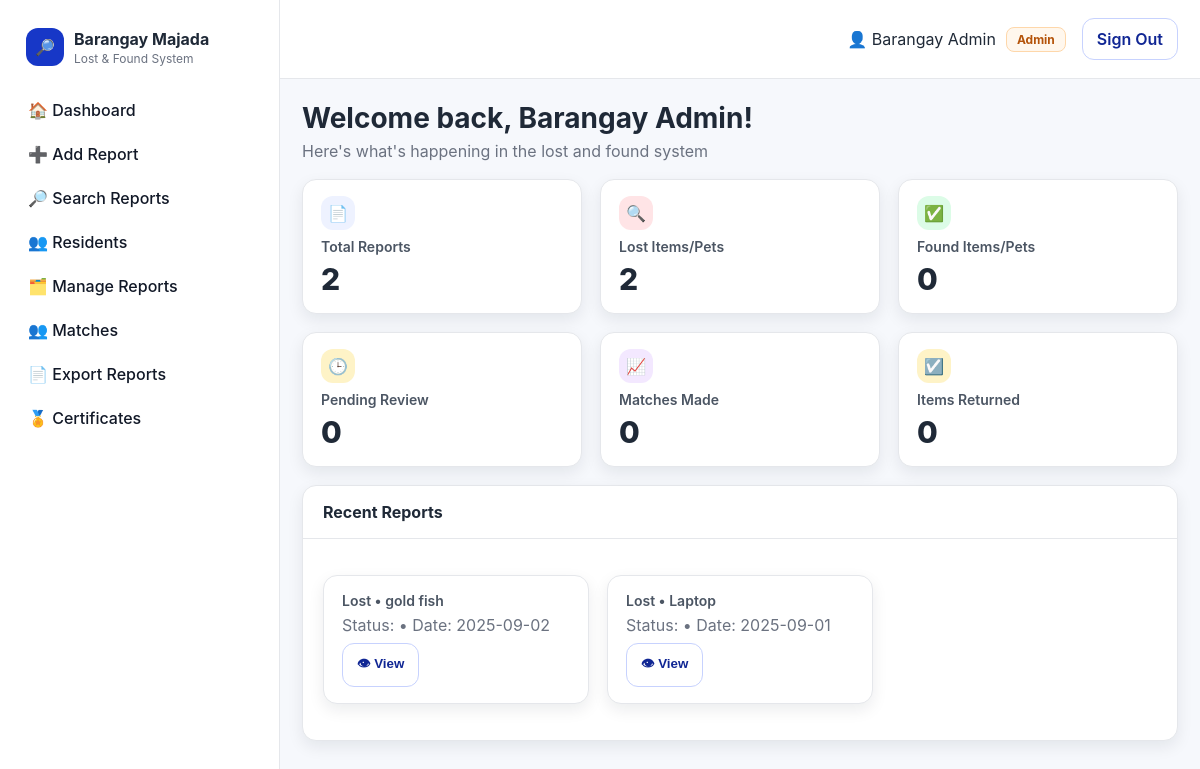
/dashboard.php (signed in), run on the app's committed database.
### tables this page shows
CREATE TABLE `reports` (
  `id` int(11) NOT NULL,
  `user_id` int(11) NOT NULL,
  `type` enum('Lost','Found') NOT NULL,
  `category` enum('Item','Pet','Other') NOT NULL DEFAULT 'Item',
  `title` varchar(255) NOT NULL,
  `description` text DEFAULT NULL,
  `location` varchar(255) DEFAULT NULL,
  `date_lost` date DEFAULT NULL,
  `date_lost_found` date DEFAULT NULL,
  `image_path` varchar(255) DEFAULT NULL,
  `status` enum('Pending','Approved','Returned') DEFAULT 'Pending',
  `created_at` timestamp NOT NULL DEFAULT current_timestamp()
);

### dashboard.php (the view, shortened to what this page needs)
<?php
require_once 'db.php';
$metrics = [
  'total' => $pdo->query("SELECT COUNT(*) FROM reports")->fetchColumn(),
  'lost' => $pdo->query("SELECT COUNT(*) FROM reports WHERE type='Lost'")->fetchColumn(),
  'found' => $pdo->query("SELECT COUNT(*) FROM reports WHERE type='Found'")->fetchColumn(),
  'pending' => $pdo->query("SELECT COUNT(*) FROM reports WHERE status='Pending'")->fetchColumn(),
  'matches' => 0,
  'returned' => $pdo->query("SELECT COUNT(*) FROM reports WHERE status='Returned'")->fetchColumn(),
];
$stmt = $pdo->query("SELECT r.id, r.type, r.category, r.title, r.description, r.location, r.date_lost, r.status, r.image_path, u.username
                     FROM reports r
                     JOIN users u ON r.user_id = u.id
                     ORDER BY r.created_at DESC
                     LIMIT 5");
$recent = $stmt->fetchAll(PDO::FETCH_ASSOC);
?>
<!DOCTYPE html>
<html lang="en">
<head>
  <link href="style.css" rel="stylesheet">
</head>
<body>
  <div class="app">
    <?php include 'sidebar.php'; ?>
    <main class="main">
      <?php include 'topbar.php'; ?>
      <div class="content">
        <h2 class="hi">Welcome back, <?= htmlspecialchars($u) ?>!</h2>
        <p class="subtle">Here's what's happening in the lost and found system</p>
        <div class="grid">
          <div class="card"><div class="icon info">📄</div><h4>Total Reports</h4><div class="metric"><?= $metrics['total'] ?></div></div>
          <div class="card"><div class="icon rose">🔍</div><h4>Lost Items/Pets</h4><div class="metric"><?= $metrics['lost'] ?></div></div>
          <div class="card"><div class="icon mint">✅</div><h4>Found Items/Pets</h4><div class="metric"><?= $metrics['found'] ?></div></div>
          <div class="card"><div class="icon warn">🕒</div><h4>Pending Review</h4><div class="metric"><?= $metrics['pending'] ?></div></div>
          <div class="card"><div class="icon purple">📈</div><h4>Matches Made</h4><div class="metric"><?= $metrics['matches'] ?></div></div>
          <div class="card"><div class="icon warn">☑️</div><h4>Items Returned</h4><div class="metric"><?= $metrics['returned'] ?></div></div>
        </div>
        <div class="section">
          <div class="hd">Recent Reports</div>
          <div class="bd">
            <?php if (empty($recent)): ?>
              <div class="empty">
                <div style="font-size:46px;line-height:1">🗂️</div>
                <div style="margin-top:8px">No recent reports to display</div>
              </div>
            <?php else: ?>
              <div class="grid">
                <?php foreach ($recent as $r): ?>
                  <div class="card">
                    <h4><?= htmlspecialchars($r['type']) ?> • <?= htmlspecialchars($r['title']) ?></h4>
                    <div style="color:var(--muted); margin-bottom:8px;">
                      Status: <?= htmlspecialchars($r['status']) ?> • Date: <?= htmlspecialchars($r['date_lost']) ?>
                    </div>
                    <button class="btn" onclick='openModal(<?= json_encode($r) ?>)'>👁 View</button>
                  </div>
                <?php endforeach; ?>
              </div>
            <?php endif; ?>
          </div>
        </div>
      </div>
    </main>
  </div>
</body>
</html>

### style.css (style rules this page uses)
:root { --brand:#1737C7; --brand-ink:#102694; --ink:#1f2937; --muted:#6b7280; --surface:#f3f4f6; --card:#ffffff; --ring:#e5e7eb; --success:#22c55e; --warning:#f59e0b; --info:#6366f1; --accent:#a855f7; --shadow:0 6px 16px rgba(16,24,40,.08); --radius:14px; }
* { box-sizing:border-box }
html,body { height:100% }
body { margin:0;background:#f8fafc;color:var(--ink); font-family: Inter,system-ui,-apple-system,Segoe UI,Roboto,Arial,sans-serif; }
.app { display:grid;grid-template-columns:280px 1fr;min-height:100vh; }
.main { background:#f6f8fc; min-height:100vh; }
.btn { padding:10px 14px;border-radius:12px;border:1px solid #c7d2fe;background:#fff; color:var(--brand-ink);font-weight:600;text-decoration:none }
.content { padding:22px }
.hi { font-size:28px;margin:0 0 6px }
.subtle { color:var(--muted);margin:0 0 16px }
.grid { display:grid;grid-template-columns:repeat(3,1fr);gap:18px;margin:18px 0; }
.card { background:var(--card);border:1px solid var(--ring);border-radius:var(--radius); padding:16px 18px;box-shadow:var(--shadow) }
.card h4 { margin:0 0 6px;font-size:14px;color:#4b5563;font-weight:600 }
.metric { font-size:30px;font-weight:800 }
.icon { width:34px;height:34px;border-radius:12px;display:grid;place-items:center; font-weight:800;margin-bottom:8px }
.icon.info { background:#eef2ff }
.icon.rose { background:#ffe4e6 }
.icon.mint { background:#dcfce7 }
.icon.warn { background:#fef3c7 }
.icon.purple { background:#f3e8ff }
.section { background:#fff;border:1px solid var(--ring);border-radius:var(--radius);box-shadow:var(--shadow);margin:18px 0 }
.section .hd { padding:16px 20px;font-weight:700;border-bottom:1px solid var(--ring) }
.section .bd { padding:18px 20px }

### data on the page
reports: type "Lost", title "gold fish", date_lost "2025-09-02"
reports: type "Lost", title "Laptop", date_lost "2025-09-01"

### other printed values
$u "Barangay Admin"
$role "Admin"
$metrics['total'] "2"
$metrics['lost'] "2"
$metrics['found'] "0"
$metrics['pending'] "0"
$metrics['matches'] "0"
$metrics['returned'] "0"
